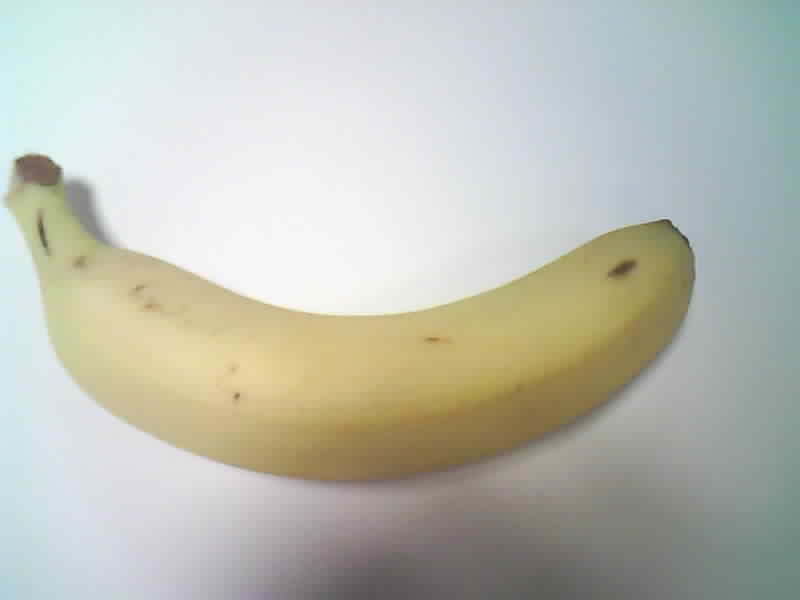
#> input picture test_imgs/IMG_7173.JPG, 800 x 600 px
$ python banana_detector.py
#> lines starting #> are read from the running program, lines starting #| are printed output that depends on the picture; after the words box and inside, x2 and y2 are one past the last pixel; in counts of white or black regions, pixels touching at a corner belong together
#> in detect_banana_and_avg_color_from_path, img is the input picture: shape (600, 800, 3); mean B, G, R 179.3, 189.7, 188.2
import cv2
import numpy as np

# returns (visual: img, meanRGB: int tuple)
def detect_banana_and_avg_color(img):
    vis = img.copy()
    hsv = cv2.cvtColor(img, cv2.COLOR_BGR2HSV)
#> hsv: shape (600, 800, 3); mean H, S, V 64.4, 33.5, 196
    hsv = cv2.GaussianBlur(hsv, (7, 7), 0)
#> hsv: shape (600, 800, 3); mean H, S, V 64.4, 33.5, 196

    # yellow banana
    lower_yellow = np.array([10, 60, 60])
    upper_yellow = np.array([35, 255, 255])
    mask_yellow = cv2.inRange(hsv, lower_yellow, upper_yellow)
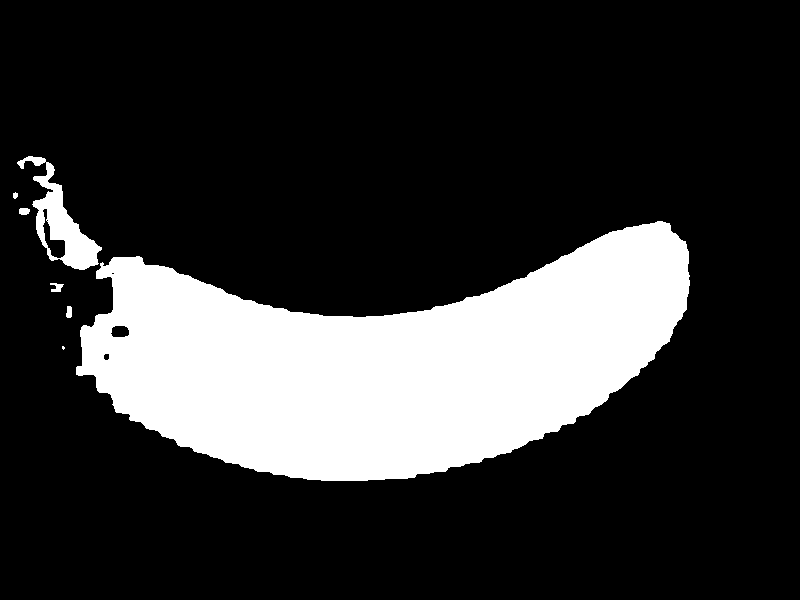
#> mask_yellow: shape (600, 800); 20.6% white; 7 white regions (1 under 20 px), largest, box (x1, y1, x2, y2) and area: (76, 221, 690, 481) 95383, (17, 156, 102, 270) 3062, (50, 283, 64, 292) 77, (19, 208, 30, 215) 67, (66, 306, 72, 318) 62, (13, 192, 18, 199) 27

    # lower threshold for browner/darker banana
    lower_yellow2 = np.array([8, 40, 40])
    upper_yellow2 = np.array([40, 255, 255])
    mask_yellow = cv2.bitwise_or(mask_yellow, cv2.inRange(hsv, lower_yellow2, upper_yellow2))
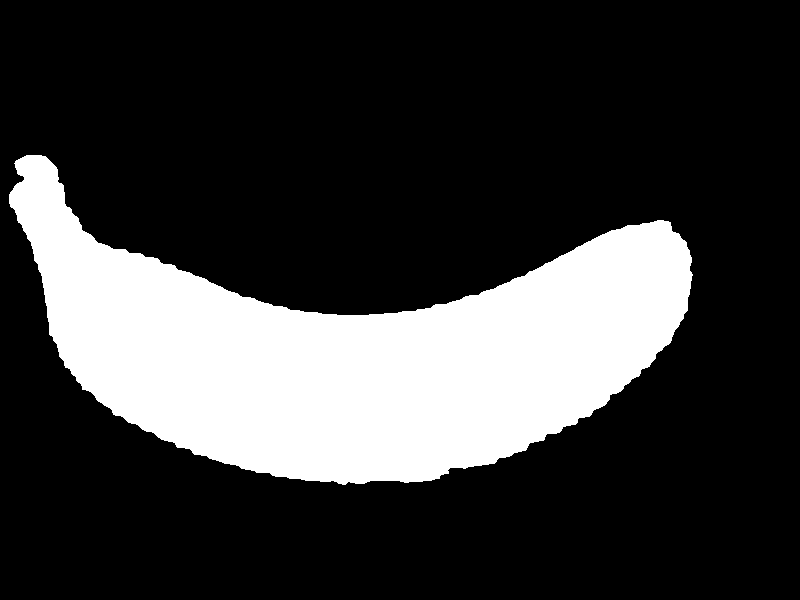
#> mask_yellow: shape (600, 800); 23% white; 1 white region, box (x1, y1, x2, y2) and area: (9, 155, 693, 485) 110170

    kernel = cv2.getStructuringElement(cv2.MORPH_ELLIPSE, (7, 7))
    mask = cv2.morphologyEx(mask_yellow, cv2.MORPH_CLOSE, kernel, iterations=2)
#> mask: shape (600, 800); 23% white; 1 white region, box (x1, y1, x2, y2) and area: (9, 155, 693, 485) 110386
    mask = cv2.morphologyEx(mask, cv2.MORPH_OPEN, kernel, iterations=2)
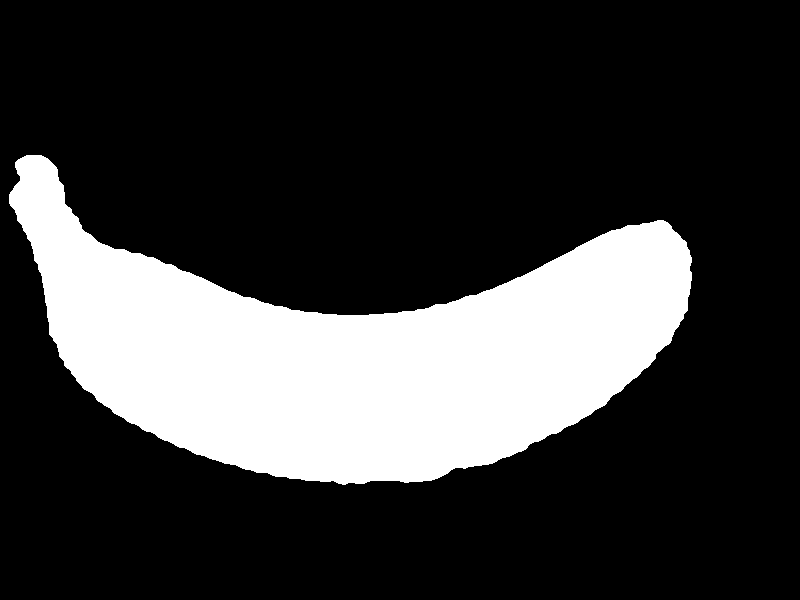
#> mask: shape (600, 800); 23% white; 1 white region

    # Find contours and pick the largest
    contours, _ = cv2.findContours(mask, cv2.RETR_EXTERNAL, cv2.CHAIN_APPROX_SIMPLE)
#> contours = 1 contour; box (x1, y1, x2, y2) and area: (9, 155, 692, 485) 109474
    if not contours:
        return vis, None

    contours = sorted(contours, key=cv2.contourArea, reverse=True)
    banana_cnt = contours[0]
#> banana_cnt = contour of 822 points, box (x1, y1, x2, y2) (9, 155, 692, 485), area 109474
    if cv2.contourArea(banana_cnt) < 500:
        return vis, None

    # Create mask for chosen contour
    banana_mask = np.zeros(mask.shape, dtype=np.uint8)
    cv2.drawContours(banana_mask, [banana_cnt], -1, 255, thickness=-1)

    # Compute average color inside banana mask
    mean_bgr = cv2.mean(img, mask=banana_mask)[:3]
#> mean_bgr = (118.8, 167.8, 183.2)
    mean_bgr = tuple(int(round(c)) for c in mean_bgr)
#> mean_bgr = (119, 168, 183)
    mean_rgb = (mean_bgr[2], mean_bgr[1], mean_bgr[0])
#> mean_rgb = (183, 168, 119)

    # Draw bounding box for the banana
    cv2.drawContours(vis, [banana_cnt], -1, (0, 255, 0), 3)
    x, y, w, h = cv2.boundingRect(banana_cnt)
#> x = 9; y = 155; w = 683; h = 330
    cv2.rectangle(vis, (x, y), (x + w, y + h), (255, 0, 0), 2)

    # label the average RGB
    text = f"Avg RGB: {mean_rgb}"
#> text = 'Avg RGB: (183, 168, 119)'
    cv2.putText(vis, text, (x, y),
                cv2.FONT_HERSHEY_SIMPLEX, 0.6, (0, 0, 0), 2, cv2.LINE_AA)
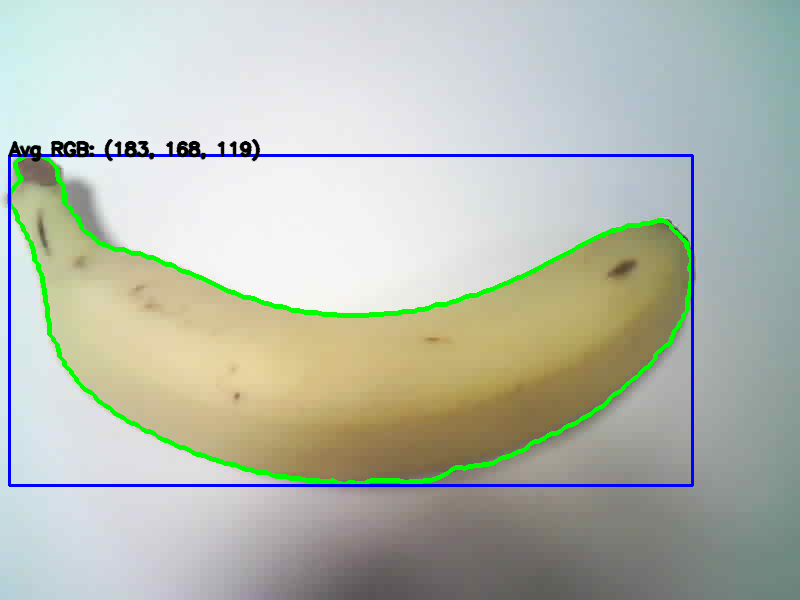
#> vis: shape (600, 800, 3); mean B, G, R 176.7, 187.9, 182.2

    return vis, mean_rgb

def detect_banana_and_avg_color_from_path(image_path: str):
    img = cv2.imread(image_path)
    return detect_banana_and_avg_color(img)

if __name__ == "__main__":
    image_path = "test_imgs/IMG_7173.JPG"
    detected_img, avg_rgb = detect_banana_and_avg_color_from_path(image_path)
#> avg_rgb = (183, 168, 119)
    if avg_rgb is None:
        print("No banana detected.")
    else:
        print("Average banana color (R,G,B):", avg_rgb)
#| Average banana color (R,G,B): (183, 168, 119)
    cv2.imwrite("banana_detected.png", detected_img)

$ run again, with test_imgs/banana1.JPG copied over test_imgs/IMG_7173.JPG
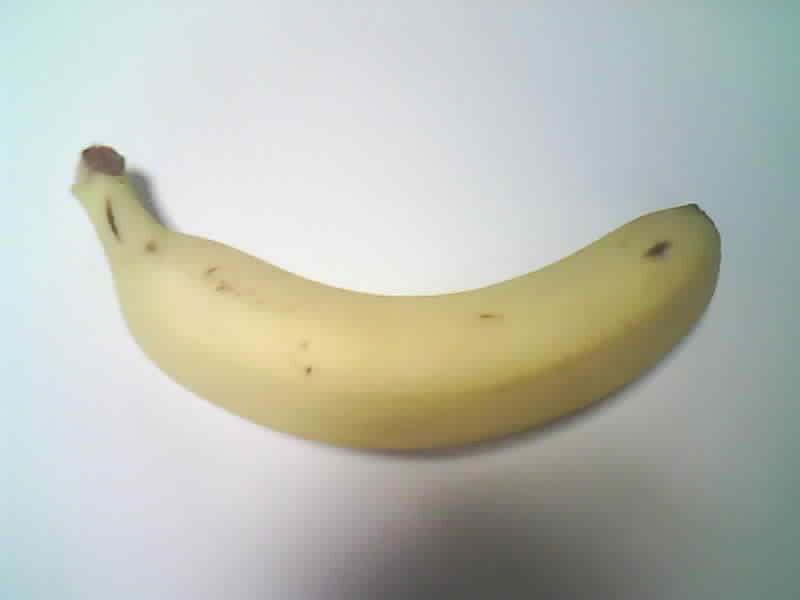
#> input picture test_imgs/banana1.JPG, 800 x 600 px
#> in detect_banana_and_avg_color_from_path, img is the input picture: shape (600, 800, 3); mean B, G, R 178.3, 188.2, 185.4
#> in detect_banana_and_avg_color, `mask_yellow = cv2.bitwise_or(mask_yellow, cv2.inRange(hsv, lower_yello..`:
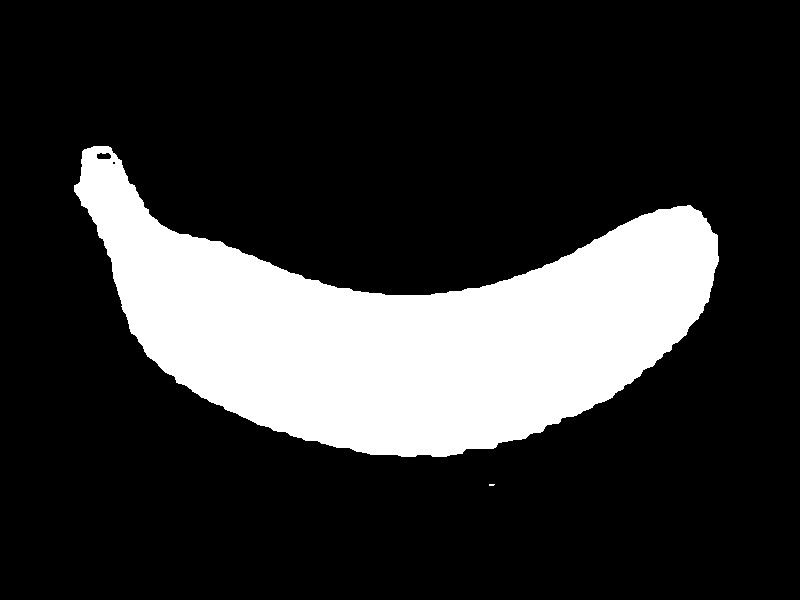
#> mask_yellow: shape (600, 800); 20.1% white; 2 white regions (1 under 20 px), largest, box (x1, y1, x2, y2) and area: (74, 146, 719, 457) 96703
#> contours = 1 contour; box (x1, y1, x2, y2) and area: (74, 146, 719, 457) 96066
#> banana_cnt = contour of 772 points, box (x1, y1, x2, y2) (74, 146, 719, 457), area 96066
#> in detect_banana_and_avg_color, `mean_bgr = cv2.mean(img, mask=banana_mask)[:3]`: mean_bgr = (117.4, 168.6, 182.7)
#> in detect_banana_and_avg_color, `mean_bgr = tuple(int(round(c)) for c in mean_bgr)`: mean_bgr = (117, 169, 183)
#> mean_rgb = (183, 169, 117)
#> x = 74; y = 146; w = 645; h = 311
#> text = 'Avg RGB: (183, 169, 117)'
#> in detect_banana_and_avg_color, `cv2.putText(vis, text, (x, y), cv2.FONT_HERSHEY_SIMPLEX, 0.6, (0, 0, 0..`:
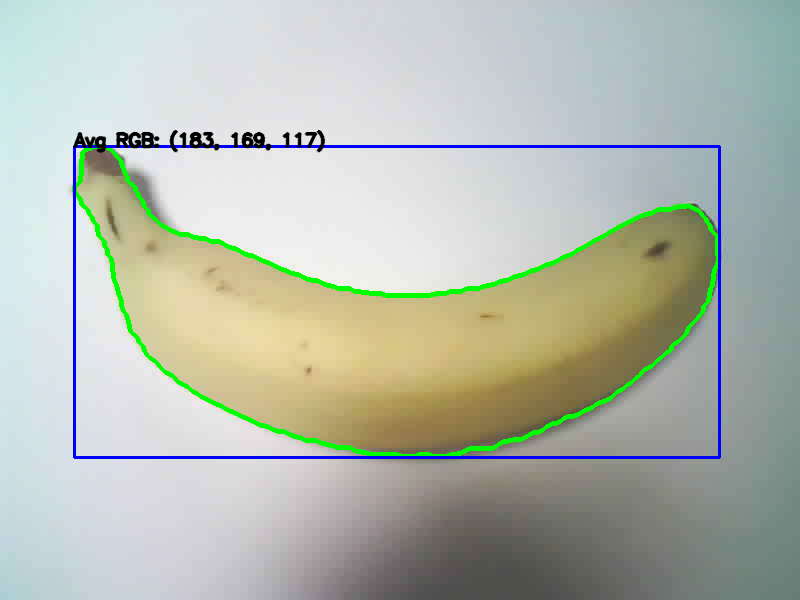
#> vis: shape (600, 800, 3); mean B, G, R 176, 186.6, 179.9
#> avg_rgb = (183, 169, 117)
#| Average banana color (R,G,B): (183, 169, 117)
